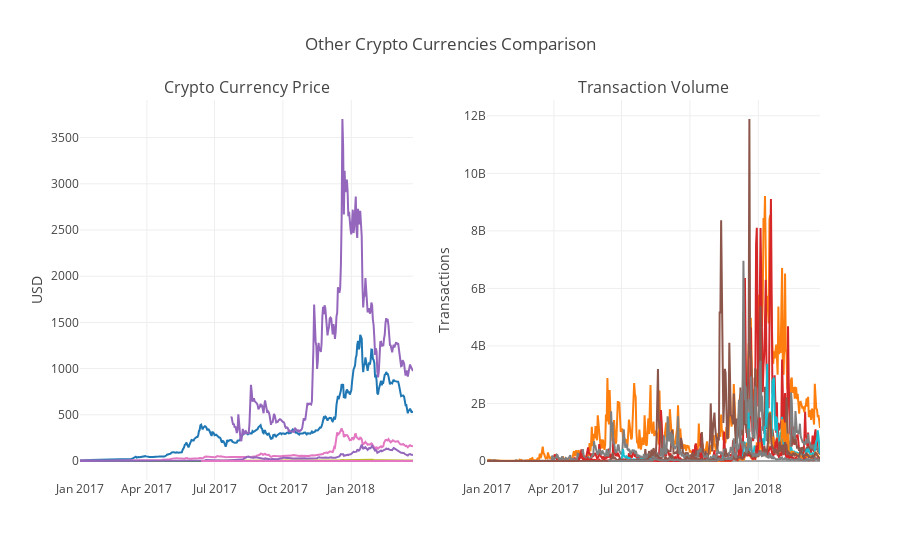

Source (notebook cell):
### Code cell
fig = tools.make_subplots(rows=1, cols=2, subplot_titles=(
    'Crypto Currency Price', 'Transaction Volume'
))

for name in top9.name.unique():
    crypto = top9[top9['name'] == name]
    trace0 = go.Scatter(x=crypto['date'], y=crypto['hlc_average'], name=name)
    fig.append_trace(trace0, 1, 1)
    
    trace1 = go.Scatter(x=crypto['date'], y=crypto['volume'], name=name)
    fig.append_trace(trace1, 1, 2)

fig['layout'].update(title='Other Crypto Currencies Comparison')
fig['layout'].update(showlegend=False)
fig['layout']['yaxis1'].update(title='USD')
fig['layout']['yaxis2'].update(title='Transactions')
fig['layout']['xaxis1'].update(nticks=6)
fig['layout']['xaxis2'].update(nticks=6)

py.iplot(fig, filename='other-crypto-currencies-comparison')

### Figure 1 — Plotly figure (JSON) as saved in the notebook; plotly's stock layout.template omitted (floating-point values rounded to 4 significant figures; data arrays with more than 128 entries replaced by an {"elided": "..."} marker saying what was removed)
{"data": [{"name": "Ethereum", "type": "scatter", "x": {"elided": "449 str values"}, "xaxis": "x1", "y": {"elided": "449 float values"}, "yaxis": "y1"}, {"name": "Ethereum", "type": "scatter", "x": {"elided": "449 str values"}, "xaxis": "x2", "y": {"elided": "449 int values"}, "yaxis": "y2"}, {"name": "Ripple", "type": "scatter", "x": {"elided": "449 str values"}, "xaxis": "x1", "y": {"elided": "449 float values"}, "yaxis": "y1"}, {"name": "Ripple", "type": "scatter", "x": {"elided": "449 str values"}, "xaxis": "x2", "y": {"elided": "449 int values"}, "yaxis": "y2"}, {"name": "Bitcoin Cash", "type": "scatter", "x": {"elided": "246 str values"}, "xaxis": "x1", "y": {"elided": "246 float values"}, "yaxis": "y1"}, {"name": "Bitcoin Cash", "type": "scatter", "x": {"elided": "246 str values"}, "xaxis": "x2", "y": {"elided": "246 int values"}, "yaxis": "y2"}, {"name": "Litecoin", "type": "scatter", "x": {"elided": "449 str values"}, "xaxis": "x1", "y": {"elided": "449 float values"}, "yaxis": "y1"}, {"name": "Litecoin", "type": "scatter", "x": {"elided": "449 str values"}, "xaxis": "x2", "y": {"elided": "449 int values"}, "yaxis": "y2"}, {"name": "EOS", "type": "scatter", "x": {"elided": "268 str values"}, "xaxis": "x1", "y": {"elided": "268 float values"}, "yaxis": "y1"}, {"name": "EOS", "type": "scatter", "x": {"elided": "268 str values"}, "xaxis": "x2", "y": {"elided": "268 int values"}, "yaxis": "y2"}, {"name": "Cardano", "type": "scatter", "x": {"elided": "176 str values"}, "xaxis": "x1", "y": {"elided": "176 float values"}, "yaxis": "y1"}, {"name": "Cardano", "type": "scatter", "x": {"elided": "176 str values"}, "xaxis": "x2", "y": {"elided": "176 int values"}, "yaxis": "y2"}, {"name": "Stellar", "type": "scatter", "x": {"elided": "449 str values"}, "xaxis": "x1", "y": {"elided": "449 float values"}, "yaxis": "y1"}, {"name": "Stellar", "type": "scatter", "x": {"elided": "449 str values"}, "xaxis": "x2", "y": {"elided": "449 int values"}, "yaxis": "y2"}, {"name": "NEO", "type": "scatter", "x": {"elided": "449 str values"}, "xaxis": "x1", "y": {"elided": "449 float values"}, "yaxis": "y1"}, {"name": "NEO", "type": "scatter", "x": {"elided": "449 str values"}, "xaxis": "x2", "y": {"elided": "449 int values"}, "yaxis": "y2"}, {"name": "IOTA", "type": "scatter", "x": {"elided": "286 str values"}, "xaxis": "x1", "y": {"elided": "286 float values"}, "yaxis": "y1"}, {"name": "IOTA", "type": "scatter", "x": {"elided": "286 str values"}, "xaxis": "x2", "y": {"elided": "286 int values"}, "yaxis": "y2"}], "layout": {"annotations": [{"font": {"size": 16}, "showarrow": false, "text": "Crypto Currency Price", "x": 0.225, "xanchor": "center", "xref": "paper", "y": 1, "yanchor": "bottom", "yref": "paper"}, {"font": {"size": 16}, "showarrow": false, "text": "Transaction Volume", "x": 0.775, "xanchor": "center", "xref": "paper", "y": 1, "yanchor": "bottom", "yref": "paper"}], "showlegend": false, "title": "Other Crypto Currencies Comparison", "xaxis1": {"anchor": "y1", "domain": [0, 0.45], "nticks": 6}, "xaxis2": {"anchor": "y2", "domain": [0.55, 1], "nticks": 6}, "yaxis1": {"anchor": "x1", "domain": [0, 1], "title": "USD"}, "yaxis2": {"anchor": "x2", "domain": [0, 1], "title": "Transactions"}}}
